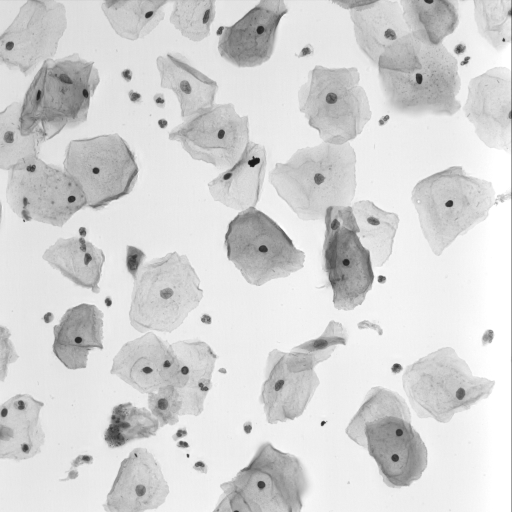
#> input picture data/raw/im_Dyskeratotic/EDF000.png, 1024 x 1024 px, given in place of the camera (shown at 1/2 size)
$ python probar_camara.py   (older library calls are emulated)
#> lines starting #> are read from the running program, lines starting #| are printed output that depends on the picture; after the words box and inside, x2 and y2 are one past the last pixel; in counts of white or black regions, pixels touching at a corner belong together
### src/captura_video.py
"""
captura_video.py - Módulo de captura de video en tiempo real para microscopía (Fase 1.1 / CITO-XX).

Permite capturar frames desde cámaras USB, C-mount o integradas, así como archivos
de video locales, con control de exposición, ganancia y resolución.
"""

from __future__ import annotations

import pathlib
from typing import Optional, Tuple, Any
import cv2
import numpy as np

from src.segmentador_dl import validar_tamano_imagen, convertir_a_8bit


class CapturaVideo:
    """Administrador de captura de video en tiempo real desde cámaras o archivos."""

    def __init__(self, fuente: int | str = 0) -> None:
        """:param fuente: Índice de cámara (ej. 0) o ruta a archivo de video.
        :type fuente: int | str
        :rtype: None
        """
        self.fuente = fuente
        self.cap: Optional[cv2.VideoCapture] = None
        self.ancho = 1280
        self.alto = 720

    def abrir(self) -> bool:
        """Abre la fuente de video (cámara, archivo o simulador sintético).

        :return: True si se abrió correctamente, False en caso contrario.
        :rtype: bool
        """
        if self.cap is not None and self.cap.isOpened():
            return True

        if self.fuente == "sintetico":
            self.cap = "sintetico"
            return True

        if isinstance(self.fuente, int):
            # En Windows, intentar DirectShow o MSMF
            try:
                self.cap = cv2.VideoCapture(self.fuente, cv2.CAP_MSMF)
            except Exception:
                self.cap = None

            if self.cap is None or not self.cap.isOpened():
                try:
                    self.cap = cv2.VideoCapture(self.fuente, cv2.CAP_DSHOW)
                except Exception:
                    self.cap = None

            if self.cap is None or not self.cap.isOpened():
                self.cap = cv2.VideoCapture(self.fuente)
        else:
            self.cap = cv2.VideoCapture(self.fuente)

        if self.cap is not None and self.cap.isOpened():
            self.cap.set(cv2.CAP_PROP_FRAME_WIDTH, self.ancho)
            self.cap.set(cv2.CAP_PROP_FRAME_HEIGHT, self.alto)
            return True

        # Si falla al abrir la cámara física, caer en modo sintético de prueba automáticamente
        self.cap = "sintetico"
        return True

    def cerrar(self) -> None:
        """Libera la fuente de video."""
        if self.cap == "sintetico":
            self.cap = None
        elif self.cap is not None:
            self.cap.release()
            self.cap = None

    # [19 lines left out: function configurar_propiedades, not called in this run]

    def leer_frame(self) -> Optional[np.ndarray]:
        """Lee el siguiente frame de la fuente de video (o genera uno sintético si no hay cámara física).

        :return: Arreglo numpy del frame capturado o None si falla.
        :rtype: numpy.ndarray | None
        """
        if self.cap is None:
            if not self.abrir():
                return None

        if self.cap == "sintetico":
            # Generar frame sintético en tiempo real simulando citología
            frame = np.ones((720, 1280, 3), dtype=np.uint8) * 230
            # Dibujar algunas células sintéticas dinámicas
            import time
            t = time.time()
            cx = int(640 + 100 * np.sin(t))
            cy = int(360 + 50 * np.cos(t))
            cv2.circle(frame, (cx, cy), 45, (80, 60, 120), -1)
            cv2.circle(frame, (300, 200), 30, (60, 100, 90), -1)
            cv2.circle(frame, (950, 500), 55, (70, 50, 110), -1)
            # Ruido
            noise = np.random.normal(0, 15, frame.shape).astype(np.int32)
            frame = np.clip(frame.astype(np.int32) + noise, 0, 255).astype(np.uint8)
            return frame

        ret, frame = self.cap.read()
#> frame is the input picture: shape (1024, 1024, 3); min 0, max 255, mean 212.8
        if not ret or frame is None:
            return None

        return frame

    # [29 lines left out: function obtener_info, not called in this run]

### src/dog_filter.py
"""
dog_filter.py - Implementación del Filtro Diferencia de Gaussiana (DoG)

El filtro DoG es el corazón del algoritmo. Resalta estructuras del tamaño
de interés (núcleos celulares) mientras suprime el ruido de fondo.

Parámetros clave:
- sigma1: Desenfoque fino (captura detalles pequeños)
- sigma2: Desenfoque grueso (captura estructura general)
- La diferencia g1 - g2 aísla los bordes del tamaño objetivo
"""

import cv2
import numpy as np
from typing import Tuple, List, Optional


def _calcular_diferencia_dog(g1, g2):
    """Calcula la diferencia DoG conservando valores negativos."""
    return g1.astype(np.float32) - g2.astype(np.float32)


def aplicar_filtro_dog(imagen_gris, sigma1=1.0, sigma2=2.0):
    """
    Aplica la Diferencia de Gaussiana (DoG) a una imagen en escala de grises.

    La clave es elegir sigmas que 'encierren' el tamaño promedio de un núcleo.
    Estos valores deberán ajustarse experimentalmente durante la calibración.

    Args:
        imagen_gris (numpy.ndarray): Imagen en escala de grises (8-bit)
        sigma1 (float): Desviación estándar del primer Gaussiano (detalles finos)
        sigma2 (float): Desviación estándar del segundo Gaussiano (estructura general)
                        Debe ser > sigma1 (típicamente sigma2 = 1.6 * sigma1)

    Returns:
        numpy.ndarray: Imagen DoG normalizada (0-255)

    Notas científicas:
        - DoG aproxima el Laplaciano de Gaussiana (LoG) pero es más rápido
        - Resalta bordes a la escala definida por sigma2/sigma1
        - El tamaño del kernel se calcula automáticamente como 6*sigma + 1
    """
#> called with sigma1 = 7, sigma2 = 8

    # Validación de parámetros
    if sigma2 <= sigma1:
        raise ValueError(f"sigma2 ({sigma2}) debe ser mayor que sigma1 ({sigma1})")

    # 1. Primer desenfoque Gaussiano (detalles finos)
    # ksize=(0,0) hace que OpenCV calcule automáticamente el tamaño óptimo del kernel
    g1 = cv2.GaussianBlur(imagen_gris, (0, 0), sigma1)
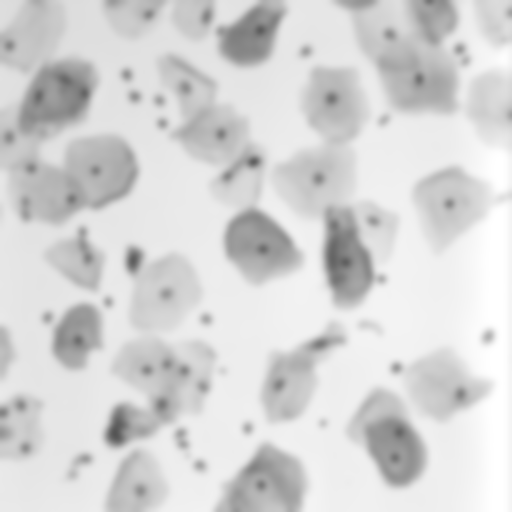
#> g1: shape (1024, 1024) (shown at 1/2 size); min 84, max 255, mean 212.9

    # 2. Segundo desenfoque Gaussiano (estructura general)
    g2 = cv2.GaussianBlur(imagen_gris, (0, 0), sigma2)

    # 3. La Diferencia de Gaussiana (DoG)
    # Convertir antes a float evita que uint8 recorte las diferencias negativas.
    dog = _calcular_diferencia_dog(g1, g2)
#> in _calcular_diferencia_dog, `return g1.astype(np.float32) - g2.astype(np.float32)`:
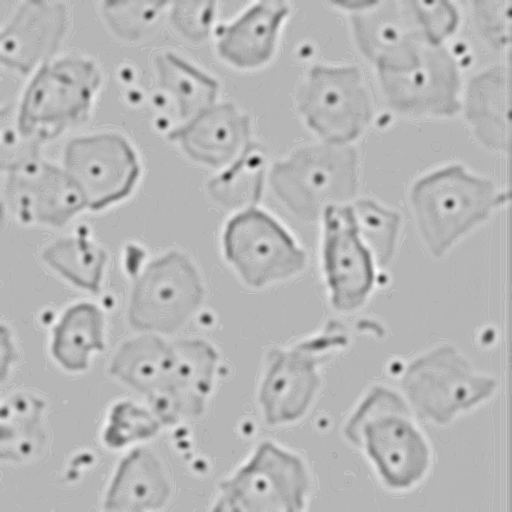
#> returned value: shape (1024, 1024) float32 (shown at 1/2 size); min -15, max 6, mean -0.001; drawn with min black and max white

    # 4. Normalizar para visualizar mejor (mapea al rango 0-255)
    # Esto es opcional pero útil para depuración y visualización
    # NOTA: cv2.normalize con NORM_MINMAX mapea el valor mínimo a 0 y el máximo a 255.
    # Los valores negativos del DoG se desplazan hacia 0, lo que puede hacer que
    # regiones con fuerte respuesta negativa aparezcan como fondo oscuro.
    dog_norm = cv2.normalize(dog, None, 0, 255, cv2.NORM_MINMAX)

    # 5. Convertir a uint8 para compatibilidad con watershed y visualización
    # Rule CITO-42: float32 -> uint8 antes de watershed u otros operadores de 8-bit
    dog_uint8 = dog_norm.astype(np.uint8)

    return dog_uint8


# [139 lines left out: functions calcular_sigmas_optimas, visualizar_filtros_gauss, aplicar_multiscale_dog, supresion_no_maximos_3d, not called in this run]

### src/analysis.py
"""
analysis.py - Análisis y Clasificación de Núcleos Celulares

Implementa la lógica de la Dra. Rangel:
"Núcleos con área > 3x el tamaño promedio normal son sospechosos"

Este módulo contiene la inteligencia del sistema:
1. Segmentación (detección de núcleos individuales)
2. Filtrado de ruido (descartar artefactos)
3. Clasificación (aplicar regla del 3x)
"""

import cv2
import numpy as np
from typing import List, Tuple, Optional


# ============================================================================
# PARÁMETROS DE CALIBRACIÓN (CITO-22 / CITO-74)
# ============================================================================
# Valores calibrados en CITO-74 con conjunto de prueba (BM5 - Tesis).
# FACTOR_RIESGO se mantiene según regla clínica de la Dra. Rangel.
# AREA_PROMEDIO_NUCLEO_NORMAL es temporal y debe recalibrarse con datos reales
# del conjunto de calibración separado (CITO-97).

AREA_PROMEDIO_NUCLEO_NORMAL = {
    'nucleos-claros': 300,  # Píxeles²
    'nucleos-oscuros': 80,   # Píxeles² (Calibrado para citología real Papanicolaou: normal ~80px², sospechoso >= 240px²)
}
FACTOR_RIESGO = 3.0                 # Regla de la Dra. Rangel: >3x = sospechoso
MARGEN_FRONTERA = 0.10              # ±10% alrededor del umbral de riesgo

# Filtros de ruido (calibrados CITO-74)
AREA_MINIMA_NUCLEO = 10             # Píxeles² - Descartar polvo/ruido (CITO-74)
AREA_MAXIMA_NUCLEO = 500            # Píxeles² - Descartar manchas grandes (CITO-74)

# Parámetros de umbralización (calibrado CITO-74)
UMBRAL_DOG = 5                      # Valor mínimo para considerar un píxel como borde (CITO-74)


# Umbrales de área por polaridad (CITO-22 / CITO-74 / CITO-97)
# Valores calibrados para cada polaridad. 'nucleos-claros' usa los valores
# calibrados en CITO-74. 'nucleos-oscuros' requiere umbrales ajustados para
# imágenes reales de citología (Papanicolaou/EDF) donde los núcleos pueden ser
# más pequeños que en imágenes sintéticas.
AREA_MINIMA_NUCLEO = {
    'nucleos-claros': 10,      # CITO-74: 10
    'nucleos-oscuros': 50,     # Optimizado para capturar núcleos pequeños sin ruido
}
AREA_MAXIMA_NUCLEO = {
    'nucleos-claros': 1000,    # CITO-97: 1000
    'nucleos-oscuros': 8000,   # Reducido de 300,000 a 8,000 para eliminar manchas gigantes y artefactos de fondo
}


# ============================================================================
# FILTRO DE SEPARACIÓN POR WATERSHED (CITO-32 / ACT-10)
# Implementa separación de núcleos superpuestos usando transformada de distancia
# y watershed. Útil para imágenes con núcleos en contacto o superposición.
# ============================================================================

# ============================================================================
# MÁSCARA DE BORDE (CITO-23) - Reduce artefactos en bordes de imagen
# ============================================================================

def crear_mascara_borde(forma, ancho_borde=50):
    """
    Crea una máscara binaria que ignora los bordes de la imagen.

    Los filtros DoG generan fuertes artefactos en los bordes debido a la
    convolución con kernels gaussianos. Esta máscara evita que esos
    artefactos se detecten como núcleos.

    Args:
        forma: Tupla (height, width) de la imagen
        ancho_borde: Píxeles a ignorar en cada borde (default: 50).
                     Para imágenes pequeñas (< 500px), se usa un porcentaje
                     del tamaño de la imagen para evitar enmascarar toda la imagen.

    Returns:
        numpy.ndarray: Máscara binaria (255=válido, 0=ignorar)
    """
    h, w = forma[:2]
    mascara = np.ones((h, w), dtype=np.uint8) * 255

    # Calcular ancho de borde adaptativo
    # Para imágenes pequeñas, usar porcentaje; para grandes, usar valor fijo
    if h < 500 or w < 500:
        # Imágenes pequeñas: 5% del tamaño (mínimo 2px, máximo ancho_borde)
        b = min(max(int(min(h, w) * 0.05), 2), ancho_borde)
    else:
        # Imágenes grandes: valor fijo, pero no más de 1/8 de la imagen
        b = min(ancho_borde, h // 8, w // 8)

    # Ignorar bordes
    mascara[:b, :] = 0          # Superior
    mascara[-b:, :] = 0         # Inferior
    mascara[:, :b] = 0          # Izquierdo
    mascara[:, -b:] = 0         # Derecho

    return mascara


def verificar_gradiente_borde(imagen_gris: np.ndarray, centro: Tuple[int, int], radio_min: int = 5, radio_max: int = 15) -> bool:
    """
    Verifica si existe un gradiente radial convergente (borde circular cerrado hipercromático)
    alrededor del centro candidato detectado. Un núcleo real en citología Papanicolaou posee
    un anillo oscuro alrededor delimitando una región interna homogénea.

    :param imagen_gris: Imagen en escala de grises (8-bit)
    :type imagen_gris: np.ndarray
    :param centro: Coordenadas (cx, cy) del centro del candidato
    :type centro: Tuple[int, int]
    :param radio_min: Radio interno del anillo de evaluación
    :type radio_min: int
    :param radio_max: Radio externo del anillo de evaluación
    :type radio_max: int
    :rtype: bool (True si el gradiente radial confirma un borde anular nítido)
    """
    cx, cy = centro
    h, w = imagen_gris.shape[:2]
    if cx - radio_max < 0 or cx + radio_max >= w or cy - radio_max < 0 or cy + radio_max >= h:
        return True  # Demasiado cerca del borde, no rechazar por gradiente

    num_muestras = 16
    angulos = np.linspace(0, 2 * np.pi, num_muestras, endpoint=False)

    intensidades_interno = []
    intensidades_externo = []

    for theta in angulos:
        xi_min = int(round(cx + radio_min * np.cos(theta)))
        yi_min = int(round(cy + radio_min * np.sin(theta)))
        xi_max = int(round(cx + radio_max * np.cos(theta)))
        yi_max = int(round(cy + radio_max * np.sin(theta)))

        if 0 <= yi_min < h and 0 <= xi_min < w:
            intensidades_interno.append(float(imagen_gris[yi_min, xi_min]))
        if 0 <= yi_max < h and 0 <= xi_max < w:
            intensidades_externo.append(float(imagen_gris[yi_max, xi_max]))

    if not intensidades_interno or not intensidades_externo:
        return False

    media_interno = np.mean(intensidades_interno)
    media_externo = np.mean(intensidades_externo)
    contraste_radial = abs(media_interno - media_externo)
    return contraste_radial >= 5.0


# [264 lines left out: functions _maximos_locales, watershed_separar_nucleos, obtener_reglas_clasificacion, clasificar_nucleo_por_area, not called in this run]


def analizar_nucleos(imagen_dog, imagen_original, mostrar_debug=False, polaridad='nucleos-claros', metodo_separacion: str = None, usar_mascara_borde=True, ancho_borde=50, tamano_apertura_final=5, adaptive_block_size=71, adaptive_C=5, umbral_fijo_nucleos_oscuros=100):
    """
    Analiza una imagen DoG para detectar y clasificar núcleos celulares.

    Pipeline de análisis:
    1. Binarización (convertir a blanco/negro)
    2. Detección de contornos (encontrar núcleos individuales)
    3. Filtrado de ruido (eliminar artefactos)
    4. Clasificación según regla del 3x
    5. Opcional: Separación de núcleos superpuestos usando watershed
    6. Anotación visual (semáforo verde/rojo)

    Args:
        imagen_dog (numpy.ndarray): Imagen procesada con filtro DoG (8-bit)
        imagen_original (numpy.ndarray): Imagen RGB original para anotar
        mostrar_debug (bool): Si True, incluye información de depuración
        polaridad (str): 'nucleos-claros' o 'nucleos-oscuros' (default: 'nucleos-claros')
        metodo_separacion: Método de separación de núcleos superpuestos.
            - None: Sin separación (comportamiento original)
            - 'watershed': Separación usando watershed (transformada de distancia)
            - 'maximos_locales': Detección de máximos locales
        usar_mascara_borde (bool): Si True, ignora bordes de imagen para evitar artefactos DoG (default: True)
        ancho_borde (int): Píxeles a ignorar en cada borde (default: 50)
        tamano_apertura_final (int): Tamaño impar del kernel de apertura final
            (default: 5).
        adaptive_block_size (int): Tamaño del bloque para umbralización adaptativa (impar, default: 71).
            Usado solo para polaridad 'nucleos-claros' con Otsu.
        adaptive_C (int): Constante sustractiva para umbralización adaptativa (default: 5).
            Usado solo para polaridad 'nucleos-claros' con Otsu.
        umbral_fijo_nucleos_oscuros (int): Umbral fijo para binarización en polaridad 'nucleos-oscuros'
            (default: 100). Valores típicos: 80-140. Valores bajos detectan más (incluye ruido),
            valores altos detectan menos (solo núcleos muy contrastados).

    Returns:
        dict: Resultados del análisis con las siguientes claves:
            - 'total_celulas': Número total de núcleos detectados
            - 'normales': Número de núcleos normales (área < 3x)
            - 'sospechosas': Número de núcleos sospechosos (área >= 3x)
            - 'porcentaje_riesgo': % de células sospechosas
            - 'imagen_procesada': Imagen con anotaciones visuales
            - 'areas': Lista de áreas detectadas (para análisis posterior)
            - 'contornos_normales': Lista de contornos normales
            - 'contornos_sospechosos': Lista de contornos sospechosos
    """
#> called with mostrar_debug = False, polaridad = 'nucleos-oscuros', usar_mascara_borde = True, ancho_borde = 50, tamano_apertura_final = 5, adaptive_block_size = 71, adaptive_C = 5, umbral_fijo_nucleos_oscuros = 100

    if tamano_apertura_final < 1 or tamano_apertura_final % 2 == 0:
        raise ValueError("tamano_apertura_final debe ser un entero impar positivo")

    if adaptive_block_size < 3 or adaptive_block_size % 2 == 0:
        raise ValueError("adaptive_block_size debe ser un entero impar >= 3")

    # Ajustar ancho de borde para imágenes reales (nucleos-oscuros, 2048x1536)
    # El filtro DoG genera artefactos más extensos en imágenes grandes reales
    # Usar 100px para imágenes reales en lugar de 50px (validado en CITO-97)
    if usar_mascara_borde and polaridad == 'nucleos-oscuros':
        h, w = imagen_dog.shape[:2]
        if h >= 1500 and w >= 2000:  # Imágenes reales 2048x1536
            ancho_borde = max(ancho_borde, 100)

    # 1. BINARIZACIÓN
    # Método de Otsu: calcula automáticamente el umbral óptimo
    # Para evitar que los artefactos de borde afecten el umbral de Otsu,
    # calculamos el umbral en una versión recortada de la imagen (sin bordes)
    # y luego aplicamos ese umbral a la imagen completa.

    if usar_mascara_borde:
        # Crear máscara de borde para el cálculo del umbral
        mascara_umbral = crear_mascara_borde(imagen_dog.shape, ancho_borde)
        # Calcular Otsu solo en la región central (sin bordes)
        imagen_central = cv2.bitwise_and(imagen_dog, imagen_dog, mask=mascara_umbral)
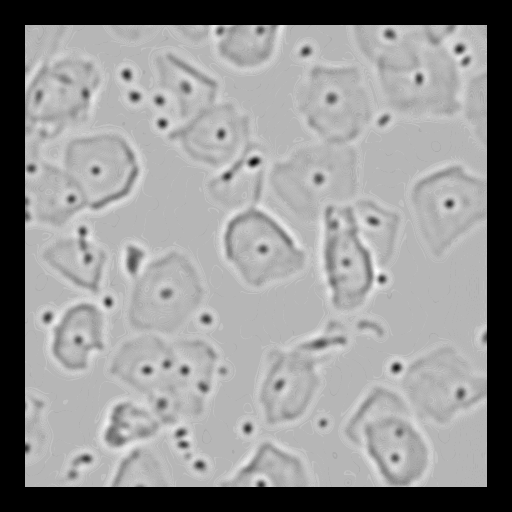
#> imagen_central: shape (1024, 1024) (shown at 1/2 size); min 0, max 255, mean 148.1
        # Obtener píxeles no-cero de la región central
        pixeles_centrales = imagen_central[mascara_umbral > 0]
        if len(pixeles_centrales) > 0:
            # Calcular Otsu manualmente sobre los píxeles centrales
            # Esto evita problemas con el parámetro mask en cv2.threshold
            hist = cv2.calcHist([pixeles_centrales], [0], None, [256], [0, 256])
#> hist = 256 values, max 450606 at index 182, min 0 at index 1, mean 3335.1
            # Algoritmo de Otsu manual
            total = len(pixeles_centrales)
#> total = 853776
            sum_total = np.sum(pixeles_centrales)
#> sum_total = 155253085
            sum_b = 0
            w_b = 0
            max_var = 0
            umbral_otsu = 0
            for t in range(256):
                w_b += hist[t]
                if w_b == 0:
                    continue
                w_f = total - w_b
                if w_f == 0:
                    break
                sum_b += t * hist[t]
                m_b = sum_b / w_b
                m_f = (sum_total - sum_b) / w_f
                var_between = w_b * w_f * (m_b - m_f) ** 2
                if var_between > max_var:
                    max_var = var_between
                    umbral_otsu = t
#> this loop made 256 passes
#> (w_b, w_f, sum_b, m_b, m_f, max_var) on passes 1, 13, 25, 37, 49: ([6], [853770], [0], [0], [181.8], [1.69e+11]), ([29], [853747], [276], [9.52], [181.8], [7.35e+11]), ([62], [853714], [1068], [17.23], [181.9], [1.43e+12]), ([155], [853621], [4416], [28.49], [181.9], [3.11e+12]), ([377], [853399], [15072], [39.98], [181.9], [6.48e+12])
#> after the loop, sum_b = [155245440]; umbral_otsu = 157; w_b = [853776]
        else:
            umbral_otsu = UMBRAL_DOG
    else:
        umbral_otsu = UMBRAL_DOG

    # Aplicar el umbral calculado a la imagen completa
    # Para nucleos-claros (núcleos claros sobre fondo oscuro, fluorescencia),
    # los núcleos tienen valores DoG ALTOS -> usar THRESH_BINARY para detectar valores altos.
    # Para nucleos-oscuros (núcleos oscuros sobre fondo claro, campo claro),
    # la imagen se invierte en preprocesamiento, haciendo que los núcleos sean claros
    # y tengan valores DoG ALTOS. Sin embargo, el contraste es bajo y variable en imágenes reales,
    # por lo que usamos umbralización adaptativa (Gaussiana) para manejar variaciones de iluminación.
    if polaridad == 'nucleos-oscuros':
        # Para imágenes reales (Papanicolaou/EDF 2048x1536), usar umbralización adaptativa
        # block_size (impar, ~3.5% del ancho), C (constante sustractiva)
        # THRESH_BINARY porque tras invertir polaridad, núcleos son claros (valores DoG ALTOS)
        # y queremos mantener los valores altos (centros de núcleos)
        thresh = cv2.adaptiveThreshold(
            imagen_dog,
            255,
            cv2.ADAPTIVE_THRESH_GAUSSIAN_C,
            cv2.THRESH_BINARY,
            adaptive_block_size,
            adaptive_C
        )
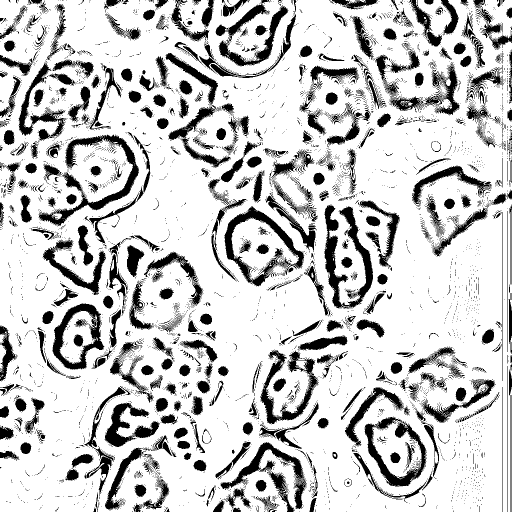
#> thresh: shape (1024, 1024) (shown at 1/2 size); 79.1% white; 6394 black regions (5836 under 20 px), largest, box (x1, y1, x2, y2) and area: (77, 269, 278, 453) 7109, (649, 409, 746, 618) 6980, (449, 412, 609, 573) 5694
    else:
        # nucleos-claros: usar Otsu con THRESH_BINARY
        _, thresh = cv2.threshold(
            imagen_dog,
            umbral_otsu,
            255,
            cv2.THRESH_BINARY
        )

    # Para nucleos-oscuros (imágenes reales Papanicolaou/EDF 2048x1536):
    # Usar umbral fijo con máscara asimétrica agresiva para evitar artefactos de borde
    # Los artefactos DoG en bordes izquierdo/inferior son muy fuertes y dominan la respuesta
    if polaridad == 'nucleos-oscuros':
        # Umbral fijo configurable para nucleos-oscuros (calibrado en CITO-97)
        umbral_fijo = umbral_fijo_nucleos_oscuros
        _, thresh = cv2.threshold(
            imagen_dog,
            umbral_fijo,
            255,
            cv2.THRESH_BINARY
        )
#> thresh: shape (1024, 1024); 99.4% white; 79 black regions (14 under 20 px), largest, box (x1, y1, x2, y2) and area: (258, 508, 274, 539) 300, (498, 316, 518, 332) 241, (785, 728, 801, 743) 176

        # Aplicar máscara asimétrica agresiva: 500px izquierda, 300px inferior, 100px superior/derecha
        # Esto elimina los artefactos de borde que dominan la respuesta DoG
        if usar_mascara_borde:
            h, w = thresh.shape[:2]
            mascara_asimetrica = np.ones((h, w), dtype=np.uint8) * 255
            mascara_asimetrica[:, :500] = 0      # Izquierda 500px
            mascara_asimetrica[:, -100:] = 0     # Derecha 100px
            mascara_asimetrica[:100, :] = 0      # Superior 100px
            mascara_asimetrica[-300:, :] = 0     # Inferior 300px
            thresh = cv2.bitwise_and(thresh, thresh, mask=mascara_asimetrica)
#> thresh: shape (1024, 1024); 25.1% white; 1 white region, box (x1, y1, x2, y2) and area: (500, 100, 924, 724) 263213
#> (the rest of the program and of its run is left out)
